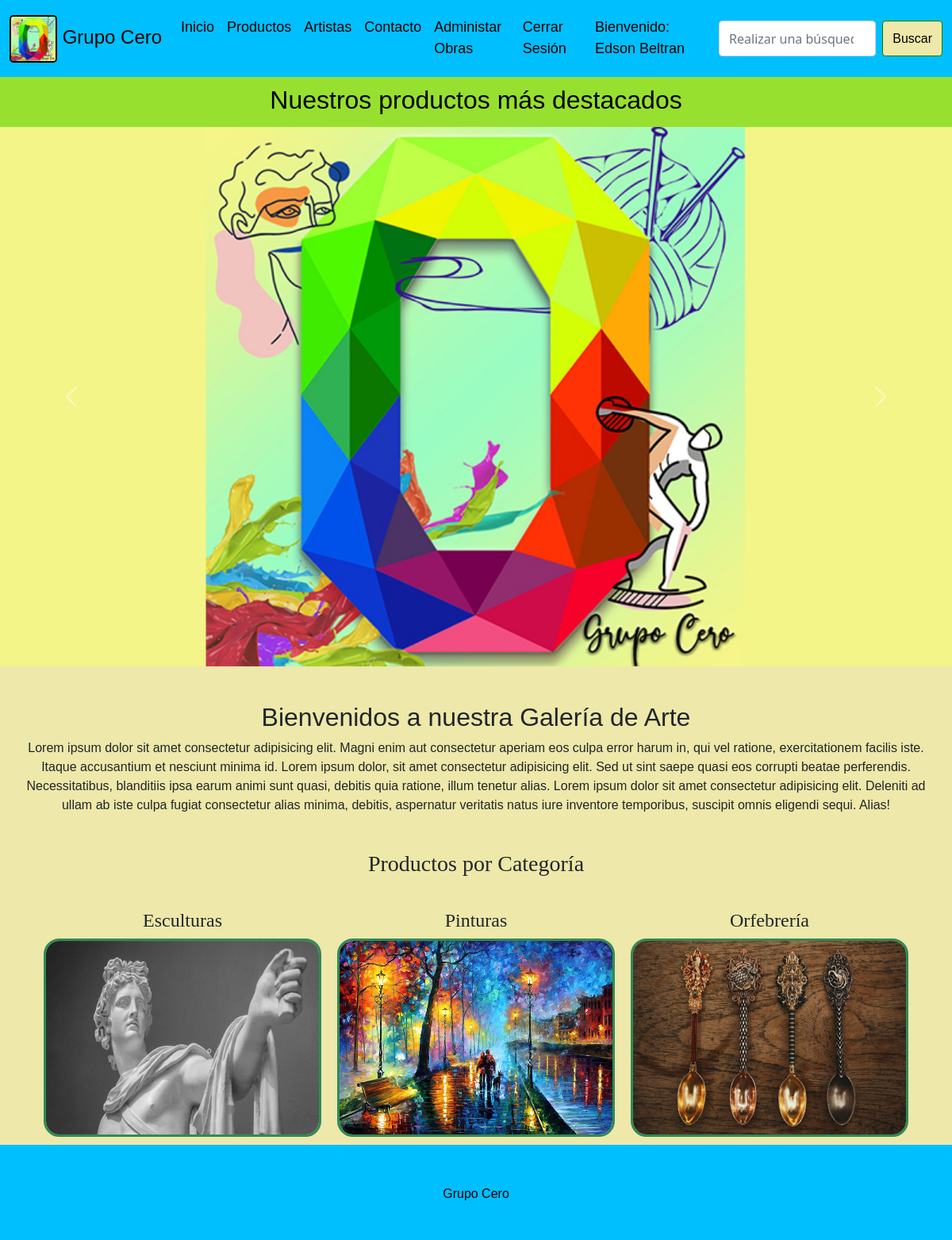
The app's page / (signed in) with its own data.
### grupoCero/models.py (models this page shows, shortened)
class Categoria(models.Model):
    nombre = models.CharField(primary_key=True,max_length=25)
    imagen = models.ImageField(upload_to='cate',null=True)

### grupoCero/views.py (the view)
# urls.py: path('',index,name='IND'),
def index(request): #peticion
    obras = Obra.objects.filter(publicar=True).order_by('nombre')[:3]
    categorias = Categoria.objects.all()
    contexto = {"obras":obras,"categorias":categorias}
    return render(request, "index.html",contexto)

### grupoCero/templates/index.html (shortened to what this page needs)
{% extends "base.html" %}
{% load static %}
{% block contenido %}
    <div class="header">
        <h3>Nuestros productos más destacados</h3>
    </div>
    <div class="carrusel">
        <div id="carouselExampleCaptions" class="carousel slide" data-bs-ride="carousel">
            <div class="carousel-inner">
                <div class="carousel-item active">
                    <a href="">
                        <img src="{% static 'img/portada.jpg' %}" class="d-block w-100" alt="..."></a>
                    <div class="carousel-caption d-none d-md-block"></div>
                </div>
            </div>
            <button class="carousel-control-prev" type="button" data-bs-target="#carouselExampleCaptions"
                data-bs-slide="prev">
                <span class="carousel-control-prev-icon" aria-hidden="true"></span>
            </button>
            <button class="carousel-control-next" type="button" data-bs-target="#carouselExampleCaptions"
                data-bs-slide="next">
                <span class="carousel-control-next-icon" aria-hidden="true"></span>
            </button>
        </div>
    </div>
    <section id="bienvenida">
        <h2>Bienvenidos a nuestra Galería de Arte</h2>
        <p>Lorem ipsum dolor sit amet consectetur adipisicing elit. Magni enim aut consectetur aperiam eos culpa
            error
            harum in, qui vel ratione, exercitationem facilis iste. Itaque accusantium et nesciunt minima id.
            Lorem ipsum dolor, sit amet consectetur adipisicing elit. Sed ut sint saepe quasi eos corrupti beatae
            perferendis. Necessitatibus, blanditiis ipsa earum animi sunt quasi, debitis quia ratione, illum tenetur
            alias.
            Lorem ipsum dolor sit amet consectetur adipisicing elit. Deleniti ad ullam ab iste culpa fugiat consectetur
            alias minima, debitis, aspernatur veritatis natus iure inventore temporibus, suscipit omnis eligendi sequi.
            Alias!</p>
    </section>
    <section id="blog">
    <h3>Productos por Categoría</h3>
        <div class="contenedor">
            {% for reg in categorias %}
                <article>
                    <h4 style="font-family: fantasy;">{{reg.nombre}}</h4>
                    <a href="{% url 'FILTROCATE' reg.nombre %}">
                        <img src="{{reg.imagen.url}}" alt="">
                    </a>
                </article>
            {% endfor %}
        </div>
    </section>
{% endblock contenido %}

### grupoCero/templates/base.html (shortened to what this page needs)
{% load static %}
<!DOCTYPE html>
<html lang="es">
<head>
    <link rel="stylesheet" href="{% static 'css/estilos.css' %}">
    <link href="https://cdn.jsdelivr.net/npm/bootstrap@5.0.0-beta3/dist/css/bootstrap.min.css" rel="stylesheet"
>
</head>
<body style="background-color: palegoldenrod">
    <section id="menu">
        <nav class="navbar navbar-expand-lg navbar-light">
            <div class="container-fluid">
                <a class="navbar-brand" href="index.html">
                    <img src="{% static 'img/Grupo Cero.jpg' %}" alt="">
                    Grupo Cero
                </a>
                <div class="collapse navbar-collapse" id="navbarSupportedContent">
                    <ul class="navbar-nav me-auto mb-2 mb-lg-0">
                        <li class="nav-item">
                            <a class="nav-link" href="{% url 'IND' %}">Inicio</a>
                        </li>
                        <li class="nav-item">
                            <a class="nav-link" href="{% url 'PROD' %}">Productos</a>
                        </li>
                        <li class="nav-item">
                            <a class="nav-link" href="{% url 'ARTI' %}">Artistas</a>
                        </li>
                        <li class="nav-item">
                            <a class="nav-link" href="{% url 'CONTA' %}">Contacto</a>
                        </li>
                        {% if user.is_authenticated %}
                            <li class="nav-item"> <a class="nav-link" href="{% url 'PUBLI' %}">Administar Obras </a> </li>
                            <li class="nav-item"> <a class="nav-link" href="{% url 'CERRAR' %}">Cerrar Sesión</a> </li>
                            <li class="nav-item"> <a class="nav-link" href="">Bienvenido: {{user.first_name}}
                                                                                                           {{user.last_name}}</a> </li>
                        {% endif %}
                    </ul>
                    <form class="d-flex">
                        <input class="form-control me-2" type="search" placeholder="Realizar una búsqueda..."
                            aria-label="Search">
                        <button class="btn btn-outline-success" type="submit">Buscar</button>
                    </form>
                </div>
            </div>
        </nav>
    </section>
    {% block contenido %}
    {% endblock contenido %}
    <footer>
        <div class="contenedor">
            <p>Grupo Cero</p>
        </div>
    </footer>
</body>
</html>

### grupoCero/static/css/estilos.css (style rules this page uses)
* { margin: 0; padding: 0; }
#menu { width: 100%; z-index: 100; position: static; }
#menu .navbar { background-color: deepskyblue; padding: 0; }
#menu .container-fluid img { border: solid 2px black; border-radius: 5px; width: 60px; height: 60px; }
#menu .navbar-brand { font-family: Impact, Haettenschweiler, 'Arial Narrow Bold', sans-serif, 'Arial Narrow', Arial, sans-serif; font-size: x-large; color: black; }
#menu .navbar-nav .nav-item a { font-family: Impact, Haettenschweiler, 'Arial Narrow Bold', sans-serif; font-size: large; color: black; padding-top: 21px; padding-bottom: 22px; }
#menu .d-flex { padding-bottom: 10px; padding-top: 10px; }
.d-flex button { background: palegoldenrod; font-family: Impact, Haettenschweiler, 'Arial Narrow Bold', sans-serif; color: black; height: 45px; border: 1px solid green; }
.header h3 { font-family: Impact, Haettenschweiler, 'Arial Narrow Bold', sans-serif; font-size: xx-large; color: black; text-align: center; padding: 5px; }
.header { background: rgba(139, 223, 29, 0.87); padding-top: 5px; padding-bottom: 2px; }
footer { height: 100px; }
footer .contenedor { background: deepskyblue; color: black; font-family: Impact, Haettenschweiler, 'Arial Narrow Bold', sans-serif; text-align: center; padding-bottom: 30px; }
footer .contenedor p { padding-top: 50px; }

### grupoCero/static/css/bienvenida.css (style rules this page uses)
#bienvenida { font-family: Verdana, Geneva, Tahoma, sans-serif; text-align: center; margin-top: 45px; margin-bottom: 45px; padding-left: 30px; padding-right: 30px; }

### grupoCero/static/css/blog.css (style rules this page uses)
#blog { font-family: cursive; text-align: center; }
#blog .contenedor img { width: 350px; height: 250px; border: solid 3px seagreen; border-radius: 20px; }
#blog .contenedor { display: flex; justify-content: center; margin-top: 30px; flex-wrap: wrap; }
#blog .contenedor article { margin: 10px; }

### records on screen
Categoria: nombre "Esculturas", imagen (picture)
Categoria: nombre "Pinturas", imagen (picture)
Categoria: nombre "Orfebrería", imagen (picture)

### other values on screen
{{ user.first_name }} "Edson"
{{ user.last_name }} "Beltran"
